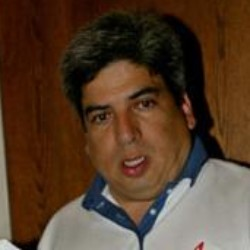
#> input picture Tugas Pengolahan Citra02/Foto1.jpg, 250 x 250 px
$ python aritmatik+.py
#> lines starting #> are read from the running program, lines starting #| are printed output that depends on the picture
import cv2
import numpy as np

# load dua gambar dengan ukuran yang sama
img1 = cv2.imread('Foto1.jpg')
#> img1 is the input picture: shape (250, 250, 3); mean B, G, R 42, 60.7, 84.8
img2 = cv2.imread('Foto2.jpg')
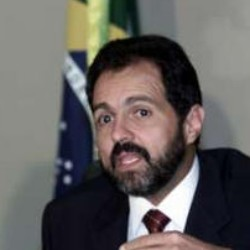
#> input picture Tugas Pengolahan Citra02/Foto2.jpg, 250 x 250 px
#> img2 is the input picture: shape (250, 250, 3); mean B, G, R 93.5, 95.2, 99.1
img3 = cv2.imread('Foto3.jpg')
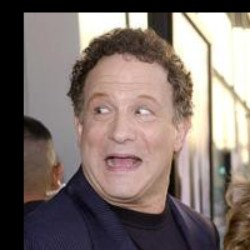
#> input picture Tugas Pengolahan Citra02/Foto3.jpg, 250 x 250 px
#> img3 is the input picture: shape (250, 250, 3); mean B, G, R 107.2, 112, 125.2
img4 = cv2.imread('Foto4.jpg')
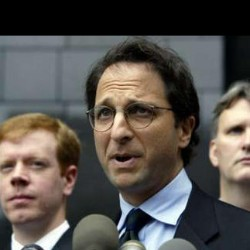
#> input picture Tugas Pengolahan Citra02/Foto4.jpg, 250 x 250 px
#> img4 is the input picture: shape (250, 250, 3); mean B, G, R 77.5, 82.4, 87.6
img5 = cv2.imread('Foto5.jpg')
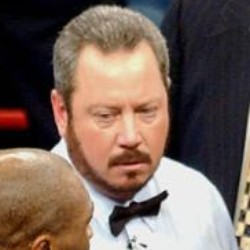
#> input picture Tugas Pengolahan Citra02/Foto5.jpg, 250 x 250 px
#> img5 is the input picture: shape (250, 250, 3); mean B, G, R 89.6, 99.3, 118.2
img6 = cv2.imread('Foto6.jpg')
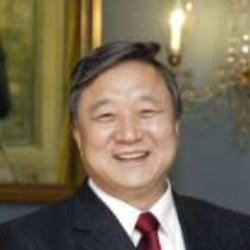
#> input picture Tugas Pengolahan Citra02/Foto6.jpg, 250 x 250 px
#> img6 is the input picture: shape (250, 250, 3); mean B, G, R 84.1, 106.2, 117.6
img7 = cv2.imread('Foto7.jpg')
img8 = cv2.imread('Foto8.jpg')
img9 = cv2.imread('Foto9.jpg')
img10 = cv2.imread('Foto10.jpg')


# Menambahkan kedua gambar
result = cv2.add(img1, img2)
result = cv2.add(img3, img4)
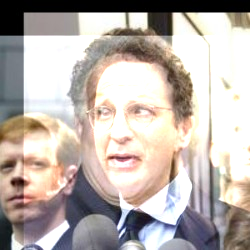
#> result: shape (250, 250, 3); mean B, G, R 171.9, 177.8, 187.4
result = cv2.add(img5, img6)
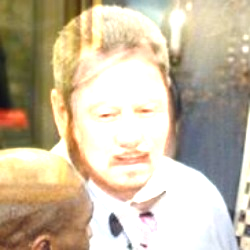
#> result: shape (250, 250, 3); mean B, G, R 162.1, 186.6, 200
result = cv2.add(img7, img8)
result = cv2.add(img9, img10)

# tampilkan hasil
cv2.imshow('Result', result)
cv2.waitKey(0)
cv2.destroyAllWindows()
